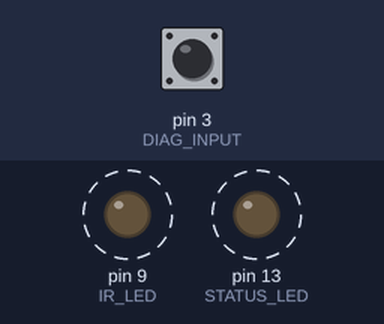
A sketch run on a simulated Arduino Uno, built with avr-gcc and run on an emulated ATmega328P. On the bench: output pins drawn as LEDs (lit = HIGH). Dashed ring = blinking. Inputs (shaded band) come from the test bench; at power-on: pin 3 (DIAG_INPUT) HIGH. What the sketch prints to the serial monitor is not drawn.

Above: at 0.1 s.
Timing chart, 0 to 3.0 s (numbered marks = the images above):
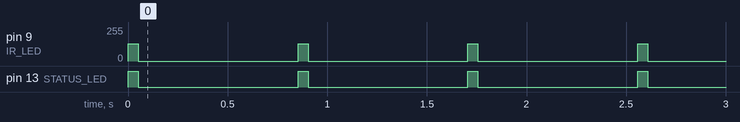

Measured:
- by itself, pin 9 (IR_LED): alternates 128/255 for 0.05 s and 0/255 for 0.80 s
- by itself, pin 13 (STATUS_LED): alternates HIGH for 0.05 s and LOW for 0.80 s

The sketch:

Gallery_gun.ino
```cpp
/*
  Gallery_gun
  written by drm 20150717
  "Fires" serial number (GID/Gun ID) at a set rate when digital input is shorted to ground
  Debug info sent out on UART at 115200 baud
 */
const char *version="Gallery_gun -> V0.1beta-20150717";

#include <avr/wdt.h>
#include <EEPROM.h>

const byte STATUS_LED = 13; // LED to light up with each trigger press
const byte IR_LED = 9; // PWM modulated output for firing IR LED
const byte DIAG_INPUT = 3; // digital input for diagnosing PWM (timing)
const byte GID = 'A'; // Identifier for this specific gun
const byte TRIGGER = 12; // digital input for trigger signal
const byte RATE = 8; // repeat rate in Hz
const int BUFSZ = 20; // number of deltas to store in circular buffer

// state captures by the ISR
unsigned int last_time=0, i_time, deltas[BUFSZ], wrap=0;
int i_pin, i_deltas=0;

// the setup routine runs once when you press reset:
void setup() {
  Serial.begin(115200);
  drm_Start_print();

  pinMode(TRIGGER, INPUT_PULLUP);
  pinMode(DIAG_INPUT, INPUT_PULLUP);
  pinMode(STATUS_LED, OUTPUT);

// Start with outputs off
  pinMode(IR_LED, OUTPUT);
  if(IR_LED == 9)
  {
    TCCR1A = TCCR1A;
    TCCR1B = TCCR1B;
  }
  digitalWrite(STATUS_LED, LOW);
// no watchdog for now  watchdogSetup();

// turn on interupts for the diag input
  attachInterrupt(digitalPinToInterrupt(DIAG_INPUT), pinIsr, CHANGE);
}

byte trig_state = HIGH;
unsigned long start, hi_start, hi_end;
// put your main code here, to run repeatedly:

void loop() {
/*   // trigger based loop
  if((trig_state = digitalRead(TRIGGER))==LOW)
  {
    start = millis();
    digitalWrite(LED, HIGH); // light the LED

    digitalWrite(LED, LOW);
  }
 */
  // Diag testing to get PWM going
  hi_start=micros();
  digitalWrite(STATUS_LED, HIGH);
  analogWrite(IR_LED, 128);
  delay(50);
//  delayMicroseconds(31000);
  digitalWrite(STATUS_LED, LOW);
  analogWrite(IR_LED, 0);
  hi_end=micros();
  prtclearBuf();
  delay(800);
//  delayMicroseconds(31000);
/*
  prtclearBuf();
 */
  Serial.println(hi_end - hi_start);
}
void prtclearBuf()
{
  Serial.print(TCCR0A,HEX);
  Serial.print(" -0- ");
  Serial.print(TCCR0B,HEX);
  Serial.print("    ");
  Serial.print(TCCR1A,HEX);
  Serial.print(" -2- ");
  Serial.print(TCCR1B,HEX);
  Serial.print("    ");
  Serial.print(TCCR2A,HEX);
  Serial.print(" -2- ");
  Serial.println(TCCR2B,HEX);

  Serial.print(wrap); Serial.print('/'); Serial.print(i_deltas);
  Serial.print(" 1- ");
  for(int i=0; i<BUFSZ; i++)
  {
    Serial.print(deltas[i]); Serial.print(' ');
    deltas[i]=0;
  }
  Serial.println();
  wrap=0;
  i_deltas=0;
}
  void drm_Start_print() {
  Serial.print(version); Serial.print(F(" SN#"));
  Serial.println(drm_Serialno());
  Serial.print(F("Compiled-> "));
  Serial.print(F(__DATE__));
  Serial.print(F(" "));
  Serial.println(F(__TIME__));
}

unsigned short drm_Serialno() {
  return(EEPROM.read(5) << 8 | EEPROM.read(6)); // combine two bytes into in serial number (drm specific)
}


void pinIsr()
{
  cli();
  i_time=micros();
  i_pin=digitalRead(DIAG_INPUT);
  sei();
  if(i_deltas>=BUFSZ) return;
/*  {
    i_deltas=0;
    wrap++;
  }
   */
  deltas[i_deltas] = i_time - last_time;
  i_deltas++;
  last_time=i_time;
}
```
